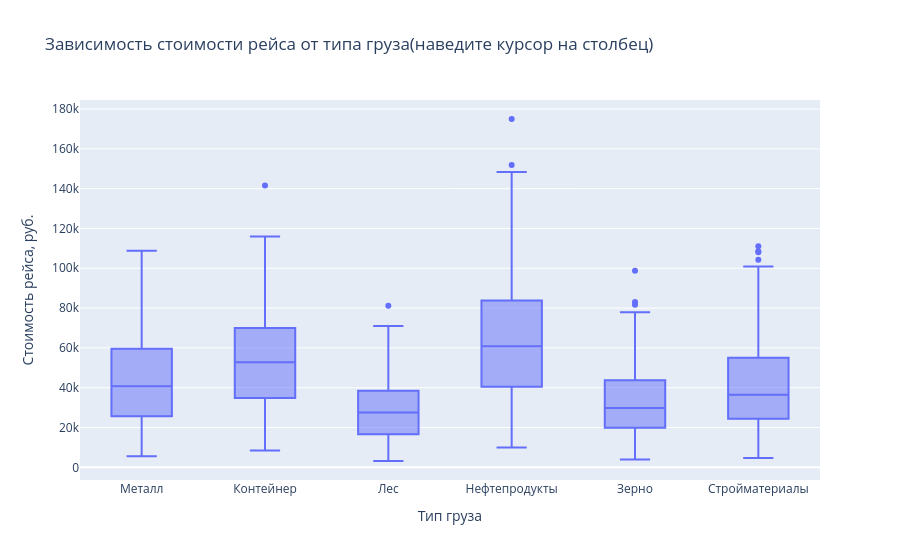

The notebook cell saved with this chart:
### Code cell
# 4)

fig = px.box(df, x="cargo_type", y="cost_rub" ,title="Зависимость стоимости рейса от типа груза(наведите курсор на столбец)",
             labels={'cargo_type':'Тип груза','cost_rub':'Стоимость рейса, руб.'})
fig.show()

### Figure 1 — Plotly figure (JSON) as saved in the notebook; plotly's stock layout.template omitted (floating-point values rounded to 4 significant figures; data arrays with more than 128 entries replaced by an {"elided": "..."} marker saying what was removed)
{"data": [{"alignmentgroup": "True", "hovertemplate": "Тип груза=%{x}<br>Стоимость рейса, руб.=%{y}<extra></extra>", "legendgroup": "", "marker": {"color": "#636efa"}, "name": "", "notched": false, "offsetgroup": "", "orientation": "v", "showlegend": false, "type": "box", "x": {"elided": "910 str values"}, "x0": " ", "xaxis": "x", "y": {"elided": "910 int values"}, "y0": " ", "yaxis": "y"}], "layout": {"boxmode": "group", "legend": {"tracegroupgap": 0}, "title": {"text": "Зависимость стоимости рейса от типа груза(наведите курсор на столбец)"}, "xaxis": {"anchor": "y", "domain": [0, 1], "title": {"text": "Тип груза"}}, "yaxis": {"anchor": "x", "domain": [0, 1], "title": {"text": "Стоимость рейса, руб."}}}}
